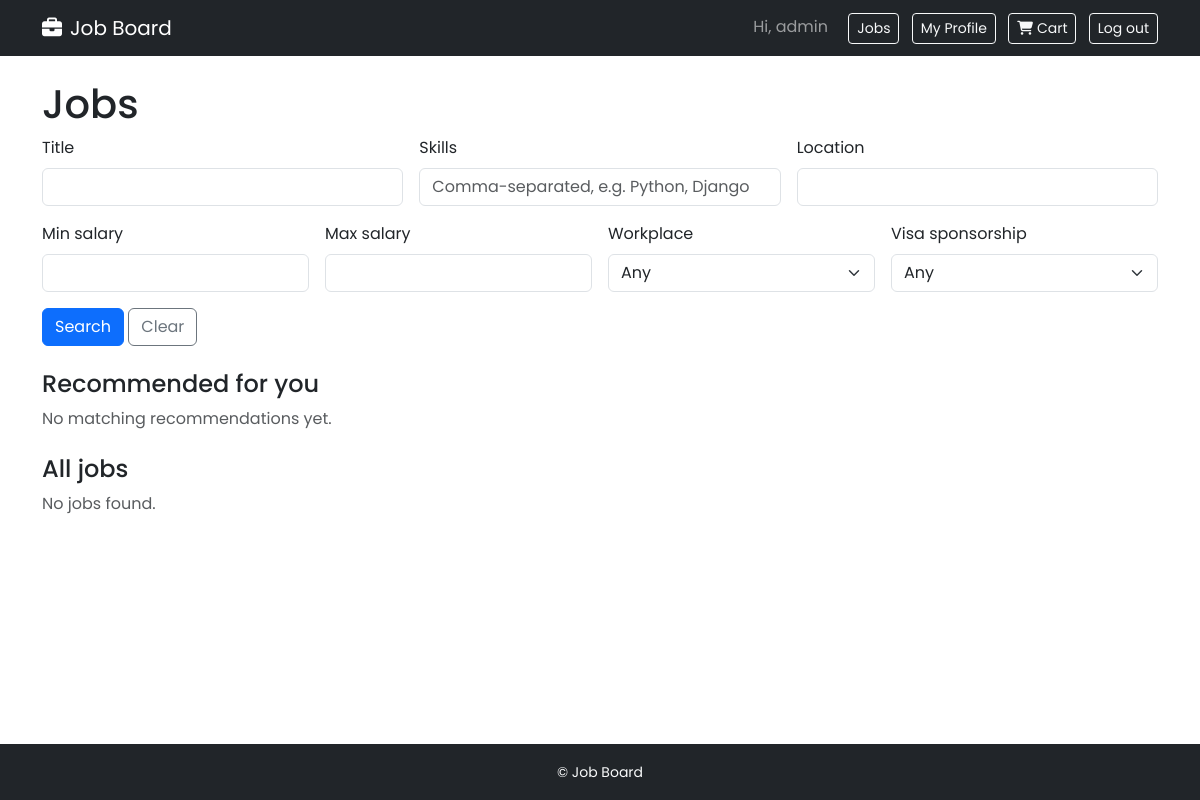
The page /jobs/ (signed in) on the database as committed earlier.
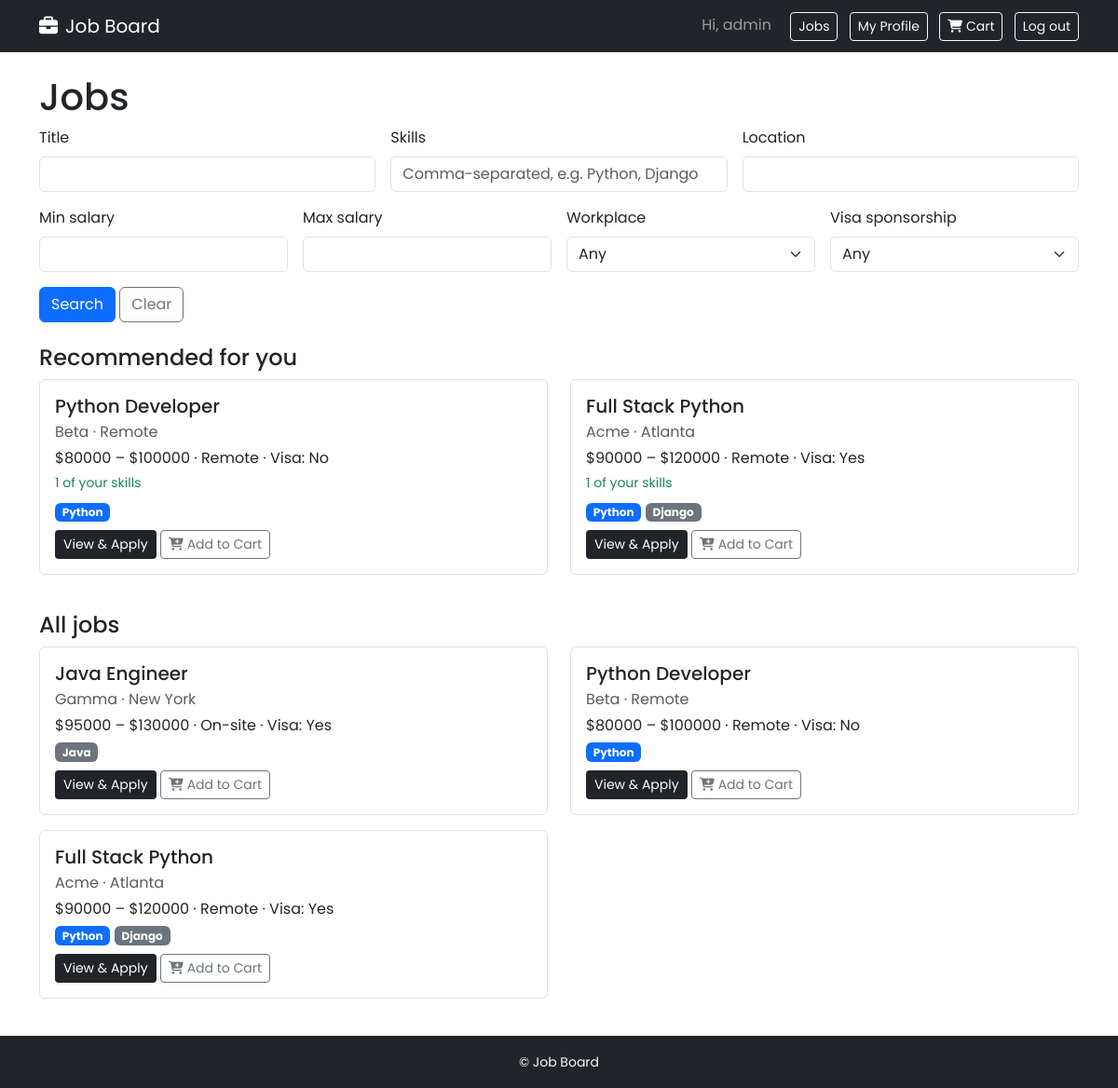
The same page on the database as committed later.
### jobs/models.py (models this page shows, shortened)
class Job(models.Model):
    REMOTE = 'remote'
    ONSITE = 'onsite'
    WORKPLACE_CHOICES = [
        (REMOTE, 'Remote'),
        (ONSITE, 'On-site'),
    ]
    title = models.CharField(max_length=200)
    company = models.CharField(max_length=200)
    description = models.TextField(blank=True)
    skills = models.ManyToManyField('profiles.Skill', blank=True)
    location = models.CharField(max_length=200)
    latitude = models.DecimalField(max_digits=9, decimal_places=6, null=True, blank=True)
    longitude = models.DecimalField(max_digits=9, decimal_places=6, null=True, blank=True)
    salary_min = models.PositiveIntegerField()
    salary_max = models.PositiveIntegerField()
    workplace = models.CharField(max_length=20, choices=WORKPLACE_CHOICES)
    visa_sponsorship = models.BooleanField(default=False)
    posted_by = models.ForeignKey(User, on_delete=models.CASCADE, related_name='jobs')
    created_at = models.DateTimeField(auto_now_add=True)

### profiles/models.py (models this page shows, shortened)
class Skill(models.Model):
    name = models.CharField(max_length=50, unique=True)

### jobs/views.py (the view)
# urls.py: path('', views.index, name='cart.index'),
@job_seeker_required
def index(request):
    profile, _created = Profile.objects.get_or_create(user=request.user)
    profile_skill_ids = set(profile.skills.values_list('id', flat=True))
    skill_ids = list(profile_skill_ids)
    title = request.GET.get('title', '').strip()
    skills_param = request.GET.get('skills', '').strip()
    location = request.GET.get('location', '').strip()
    salary_min_param = request.GET.get('salary_min', '').strip()
    salary_max_param = request.GET.get('salary_max', '').strip()
    workplace = request.GET.get('workplace', '').strip()
    visa = request.GET.get('visa', '').strip()
    has_filters = any([
        title,
        skills_param,
        location,
        salary_min_param,
        salary_max_param,
        workplace in (Job.REMOTE, Job.ONSITE),
        visa in ('yes', 'no'),
    ])
    recommended = []
    jobs = Job.objects.prefetch_related('skills').order_by('-created_at')
    if has_filters:
        if title:
            jobs = jobs.filter(title__icontains=title)
        if skills_param:
            for name in [s.strip() for s in skills_param.split(',') if s.strip()]:
                jobs = jobs.filter(skills__name__iexact=name)
        if location:
            jobs = jobs.filter(location__icontains=location)
        seeker_min = _parse_int(salary_min_param) if salary_min_param else None
        seeker_max = _parse_int(salary_max_param) if salary_max_param else None
        if seeker_min is not None:
            jobs = jobs.filter(salary_max__gte=seeker_min)
        if seeker_max is not None:
            jobs = jobs.filter(salary_min__lte=seeker_max)
        if workplace in (Job.REMOTE, Job.ONSITE):
            jobs = jobs.filter(workplace=workplace)
        if visa == 'yes':
            jobs = jobs.filter(visa_sponsorship=True)
        elif visa == 'no':
            jobs = jobs.filter(visa_sponsorship=False)
        jobs = jobs.distinct()
    else:
        if skill_ids:
            recommended = (
                Job.objects
                .annotate(match_count=Count('skills', filter=Q(skills__in=skill_ids), distinct=True))
                .filter(match_count__gt=0)
                .prefetch_related('skills')
                .order_by('-match_count', '-created_at')
            )
    template_data = {}
    template_data['title'] = 'Jobs'
    template_data['profile'] = profile
    template_data['profile_skill_ids'] = profile_skill_ids
    template_data['has_skills'] = bool(skill_ids)
    template_data['has_filters'] = has_filters
    template_data['recommended'] = recommended
    template_data['jobs'] = jobs
    template_data['filters'] = {
        'title': title,
        'skills': skills_param,
        'location': location,
        'salary_min': salary_min_param,
        'salary_max': salary_max_param,
        'workplace': workplace,
        'visa': visa,
    }
    return render(request, 'jobs/index.html', {'template_data': template_data})

### accounts/permissions.py (called while the page is built)
def is_recruiter(user):
    return (user.is_authenticated and
            UserRole.objects.filter(user=user, role=UserRole.RECRUITER).exists())

def job_seeker_required(view):
    @login_required
    @wraps(view)
    def wrapper(request, *args, **kwargs):
        if is_recruiter(request.user):
            return redirect('home.index')
        return view(request, *args, **kwargs)
    return wrapper

### jobs/templates/jobs/index.html (shortened to what this page needs)
{% extends "base.html" %}
{% block content %}
{% with filters=template_data.filters %}
<h1>Jobs</h1>
<form method="get" class="row g-3 mb-4">
  <div class="col-md-4">
    <label for="title" class="form-label">Title</label>
    <input type="text" class="form-control" id="title" name="title" value="{{ filters.title }}">
  </div>
  <div class="col-md-4">
    <label for="skills" class="form-label">Skills</label>
    <input type="text" class="form-control" id="skills" name="skills"
           value="{{ filters.skills }}" placeholder="Comma-separated, e.g. Python, Django">
  </div>
  <div class="col-md-4">
    <label for="location" class="form-label">Location</label>
    <input type="text" class="form-control" id="location" name="location" value="{{ filters.location }}">
  </div>
  <div class="col-md-3">
    <label for="salary_min" class="form-label">Min salary</label>
    <input type="number" class="form-control" id="salary_min" name="salary_min" value="{{ filters.salary_min }}">
  </div>
  <div class="col-md-3">
    <label for="salary_max" class="form-label">Max salary</label>
    <input type="number" class="form-control" id="salary_max" name="salary_max" value="{{ filters.salary_max }}">
  </div>
  <div class="col-md-3">
    <label for="workplace" class="form-label">Workplace</label>
    <select class="form-select" id="workplace" name="workplace">
      <option value="">Any</option>
    </select>
  </div>
  <div class="col-md-3">
    <label for="visa" class="form-label">Visa sponsorship</label>
    <select class="form-select" id="visa" name="visa">
      <option value="">Any</option>
    </select>
  </div>
  <div class="col-12">
    <button type="submit" class="btn btn-primary">Search</button>
    <a href="{% url 'jobs.index' %}" class="btn btn-outline-secondary">Clear</a>
  </div>
</form>
{% if not template_data.has_filters %}
  <h2 class="h4 mt-4">Recommended for you</h2>
  {% if not template_data.has_skills %}
    <p class="text-muted">
      Add skills to your profile to get job recommendations.
      <a href="{% url 'profiles.edit' %}">Edit profile</a>
    </p>
  {% elif template_data.recommended %}
    <div class="row">
      {% for job in template_data.recommended %}
        <div class="col-md-6 mb-3">
          <div class="border rounded p-3 h-100">
            <h3 class="h5 mb-1">{{ job.title }}</h3>
            <p class="mb-1 text-muted">{{ job.company }} &middot; {{ job.location }}</p>
            <p class="mb-1">
              ${{ job.salary_min }} – ${{ job.salary_max }}
              &middot; {{ job.get_workplace_display }}
              &middot; Visa: {% if job.visa_sponsorship %}Yes{% else %}No{% endif %}
            </p>
            <p class="mb-2 small text-success">{{ job.match_count }} of your skills</p>
            {% for skill in job.skills.all %}
              {% if skill.id in template_data.profile_skill_ids %}
                <span class="badge bg-primary">{{ skill.name }}</span>
              {% else %}
                <span class="badge bg-secondary">{{ skill.name }}</span>
              {% endif %}
            {% endfor %}
            <div class="mt-2">
              <a href="{% url 'jobs.show' id=job.id %}"
                class="btn btn-sm bg-dark text-white">View &amp; Apply</a>
              <form method="POST" action="{% url 'cart.add' id=job.id %}"
                class="d-inline">
                <button type="submit" class="btn btn-sm btn-outline-secondary">
                  <i class="fas fa-cart-plus me-1"></i>Add to Cart</button>
              </form>
            </div>
          </div>
        </div>
      {% endfor %}
    </div>
  {% else %}
    <p class="text-muted">No matching recommendations yet.</p>
  {% endif %}
  <h2 class="h4 mt-4">All jobs</h2>
{% else %}
  <h2 class="h4 mt-4">Search results</h2>
{% endif %}
{% if template_data.jobs %}
  <div class="row">
    {% for job in template_data.jobs %}
      <div class="col-md-6 mb-3">
        <div class="border rounded p-3 h-100">
          <h3 class="h5 mb-1">{{ job.title }}</h3>
          <p class="mb-1 text-muted">{{ job.company }} &middot; {{ job.location }}</p>
          <p class="mb-1">
            ${{ job.salary_min }} – ${{ job.salary_max }}
            &middot; {{ job.get_workplace_display }}
            &middot; Visa: {% if job.visa_sponsorship %}Yes{% else %}No{% endif %}
          </p>
          {% for skill in job.skills.all %}
            {% if skill.id in template_data.profile_skill_ids %}
              <span class="badge bg-primary">{{ skill.name }}</span>
            {% else %}
              <span class="badge bg-secondary">{{ skill.name }}</span>
            {% endif %}
          {% endfor %}
          <div class="mt-2">
            <a href="{% url 'jobs.show' id=job.id %}"
              class="btn btn-sm bg-dark text-white">View &amp; Apply</a>
            <form method="POST" action="{% url 'cart.add' id=job.id %}"
              class="d-inline">
              <button type="submit" class="btn btn-sm btn-outline-secondary">
                <i class="fas fa-cart-plus me-1"></i>Add to Cart</button>
            </form>
          </div>
        </div>
      </div>
    {% endfor %}
  </div>
{% else %}
  <p class="text-muted">No jobs found.</p>
{% endif %}
{% endwith %}
{% endblock content %}

### secondproject/templates/base.html (shortened to what this page needs)
<!DOCTYPE html>
  {% load static %}
<html lang="en">
  <head>
    <link href="https://cdn.jsdelivr.net/npm/bootstrap@5.3.3/dist/css/bootstrap.min.css"
          rel="stylesheet">
    <link rel="stylesheet"
          href="https://cdnjs.cloudflare.com/ajax/libs/font-awesome/6.1.1/css/all.min.css">
    <link rel="stylesheet" href="{% static 'css/style.css' %}">
  </head>
  <body class="d-flex flex-column min-vh-100">
    <nav class="navbar navbar-expand-lg navbar-dark bg-dark">
      <div class="container">
        <a class="navbar-brand" href="{% url 'home.index' %}">
          <i class="fa-solid fa-briefcase me-2"></i>Job Board
        </a>
         <div class="ms-auto">
          {% if user.is_authenticated %}
            <span class="navbar-text me-3">Hi, {{ user.username }}</span>
            {% if user.role.role != 'recruiter' %}
            <a class="btn btn-outline-light btn-sm me-2" href="{% url 'jobs.index' %}">Jobs</a>
            <a class="btn btn-outline-light btn-sm me-2" href="{% url 'profiles.index' %}">My Profile</a>
            <a class="btn btn-outline-light btn-sm me-2" href="{% url 'cart.index' %}">
              <i class="fas fa-shopping-cart me-1"></i>Cart</a>
            {% endif %}
            <a class="btn btn-outline-light btn-sm" href="{% url 'accounts.logout' %}">Log out</a>
          {% else %}
            <a class="btn btn-outline-light btn-sm me-2" href="{% url 'accounts.login' %}">Log in</a>
            <a class="btn btn-light btn-sm" href="{% url 'accounts.signup' %}">Sign up</a>
          {% endif %}
        </div>
      </div>
    </nav>
    <div class="container flex-grow-1 py-4">
      {% block content %}
      {% endblock content %}
    </div>
    <footer class="bg-dark text-light text-center py-3">
      <small>&copy; Job Board</small>
    </footer>
  </body>
</html>

### secondproject/templates/base.html (style rules this page uses)
body { font-family: 'Poppins', sans-serif; }

Rows that differ between the two databases and show on the page:
added Job: title "Python Developer", company "Beta", location "Remote", salary_min "80000", salary_max "100000", workplace "Remote", visa_sponsorship "No", match_count "1"
now on this page (row unchanged): Skill: name "Python"
added Job: title "Full Stack Python", company "Acme", location "Atlanta", salary_min "90000", salary_max "120000", workplace "Remote", visa_sponsorship "Yes", match_count "1"
added Skill: name "Django"
added Job: title "Java Engineer", company "Gamma", location "New York", salary_min "95000", salary_max "130000", workplace "On-site", visa_sponsorship "Yes", shown under "All jobs"
added Skill: name "Java", shown under "Java Engineer"
Other text that changed with them:
text no longer shown: "No matching recommendations yet. No jobs found."
